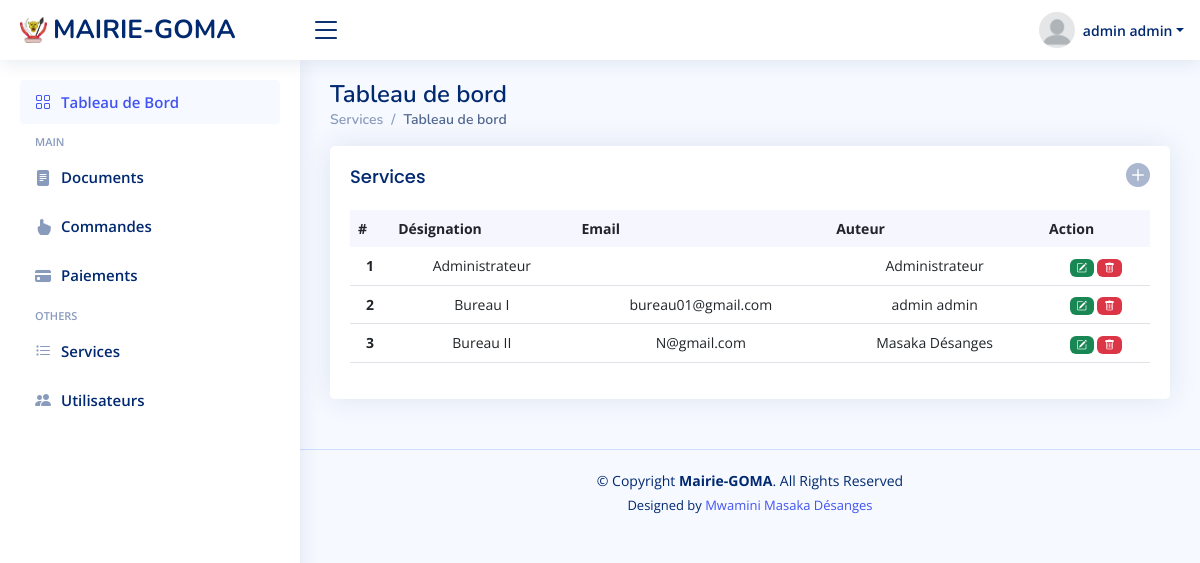
/services.php (signed in), run on the app's committed database.
### tables this page shows
CREATE TABLE `service` (
  `CODESERVICE` int(11) NOT NULL,
  `DESIGNATION` text DEFAULT NULL,
  `EMAIL` text DEFAULT NULL,
  `VISIBLE` int(11) DEFAULT NULL,
  `AUTEUR` text DEFAULT NULL
);

### services.php (called while the page is built, shortened)
<?php $pageTitle = "Services"; ?>
<?php require_once 'vue/services.php' ?>
<?php require('templates/layout.php') ?>

### classes/services.php (called while the page is built, shortened)
<?php
class services
{
    public function afficher()
    {
        $con = new Database();
        $connect = $con->open();
        try {
            $stmt = $connect->prepare("SELECT * FROM `service` WHERE `VISIBLE`=? ");
            $stmt->execute([$this->VISIBLE = 1]);
            return $stmt->fetchAll();
        } catch (Exception $e) {
            return $e->getMessage();
        }
    }
}

### vue/services.php (the view, shortened to what this page needs)
<?php
require('./classes/services.php');
$data = new services();
$all = $data->afficher();
?>
<div class="col-lg-12">
    <div class="row">
        <div class="col-12">
            <div class="card recent-sales overflow-auto">
                <div class="filter">
                    <a class="icon " data-bs-toggle="modal" data-bs-target="#exampleModal"><i class="bi bi-plus-circle-fill h4"></i></a>
                </div>
                <div class="card-body">
                    <h5 class="card-title"><?= $pageTitle ?></h5>
                    <table class="table datatable ">
                        <thead>
                            <tr>
                                <th scope="col">#</th>
                                <th scope="col">Désignation</th>
                                <th scope="col">Email</th>
                                <th scope="col">Auteur</th>
                                <th scope="col">Action</th>
                            </tr>
                        </thead>
                        <tbody class="text-center">
                            <?php
                            foreach ($all as $key => $val) {
                            ?>
                                <tr>
                                    <th scope="row fw bold"><?= $val['CODESERVICE'] ?></th>
                                    <td class="fw bold"><?= $val['DESIGNATION'] ?></td>
                                    <td class="fw bold"><?= $val['EMAIL'] ?></td>
                                    <td class="fw bold"><?= $val['AUTEUR'] ?></td>
                                    <td class="fw bold text-center p-md-2">
                                        <a class="text-info mx-auto md-2" href="./updateservices.php?id=<?= $val['CODESERVICE'] ?>">
                                            <span class="badge bg-success ">
                                                <i class="bi bi-pencil-square fa-lg "></i>
                                            </span>
                                        </a>
                                        <a class="text-info mx-auto pd-2" href="./controller/services.php?id=<?= $val['CODESERVICE'] ?>&supprimer=true">
                                            <span class="badge bg-danger ">
                                                <i class="bi bi-trash fa-lg "></i>
                                            </span>
                                        </a>
                                    </td>
                                </tr>
                            <?php
                            }
                            ?>
                        </tbody>
                    </table>
                </div>
            </div>
        </div>
    </div>
</div>

### assets/css/style.css (style rules this page uses)
:root { scroll-behavior: smooth; }
body { font-family: "Open Sans", sans-serif; background: #f6f9ff; color: #444444; }
a { color: #4154f1; text-decoration: none; }
h1, h2, h3, h4, h5, h6 { font-family: "Nunito", sans-serif; }
.card { margin-bottom: 30px; border: none; border-radius: 5px; box-shadow: 0px 0 30px rgba(1, 41, 112, 0.1); }
.card-title { padding: 20px 0 15px 0; font-size: 18px; font-weight: 500; color: #012970; font-family: "Poppins", sans-serif; }
.card-body { padding: 0 20px 20px 20px; }
.dashboard .filter { position: absolute; right: 0px; top: 15px; }
.dashboard .filter .icon { color: #aab7cf; padding-right: 20px; padding-bottom: 5px; transition: 0.3s; font-size: 16px; }
.dashboard .recent-sales { font-size: 14px; }
.dashboard .recent-sales .table thead { background: #f6f6fe; }
.dashboard .recent-sales .table thead th { border: 0; }

### data on the page
service: CODESERVICE "1", DESIGNATION "Administrateur", AUTEUR "Administrateur"
service: CODESERVICE "2", DESIGNATION "Bureau I", EMAIL "bureau01@gmail.com", AUTEUR "admin admin"
service: CODESERVICE "3", DESIGNATION "Bureau II", EMAIL "N@gmail.com", AUTEUR "Masaka Désanges"

### other printed values
$_SESSION["postnom"] "admin"
$_SESSION["prenom"] "admin"
$pageTitle "Services"
